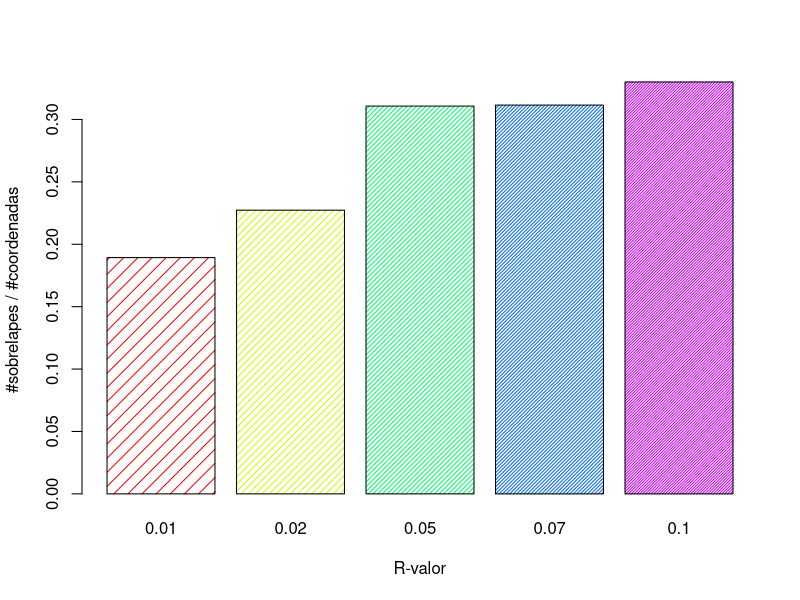

Recreate this plot in R.
## ---- chunk 1
barplot(c(0.1893,0.2273,0.3107,0.3115,0.33), main="", xlab="R-valor",  
        ylab="#sobrelapes / #coordenadas", names.arg=c(0.01, 0.02, 0.05, 0.07, 0.1), 
        border="black", density=c(10,20,30,40,50), col=rainbow(5))
